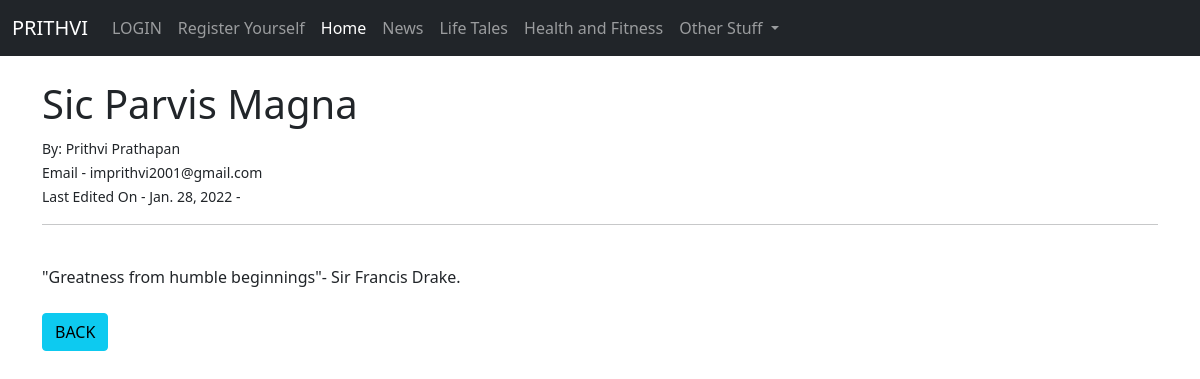
The app's page /article/1 with its own data.
### theblog/models.py (models this page shows, shortened)
class Post(models.Model):
    title = models.CharField(max_length = 255)
    title_tag = models.CharField(max_length = 255)
    author = models.ForeignKey(User, on_delete = models.CASCADE)
    body = models.TextField()
    post_date = models.DateField(auto_now_add = True)

### theblog/views.py (the view)
# urls.py: path('article/<int:pk>', ArticleDetailView.as_view(), name = "article-detail"),
class ArticleDetailView(DetailView):
	model = Post
	template_name = "article_detail.html"

### theblog/templates/article_detail.html (shortened to what this page needs)
{% extends 'base.html' %}
{% block content %}
<h1>{{ post.title }}</h1>
<small>
  By:
  {{ post.author.first_name }} {{ post.author.last_name }}<br/>
  Email - {{ post.author.email }}<br/>
  Last Edited On - {{ post.post_date }} -
 </small><br/>
<hr>
<br/>
{{ post.body | safe }}
<br/><br/>
<a href="{% url 'home' %}" class="btn btn-info">BACK</a>
{% endblock %}

### records on screen
Post: title "Sic Parvis Magna", author.first_name "Prithvi", author.last_name "Prathapan", author.email "imprithvi2001@gmail.com", post_date "Jan. 28, 2022", body "\"Greatness from humble beginnings\"- Sir Francis Drake."
